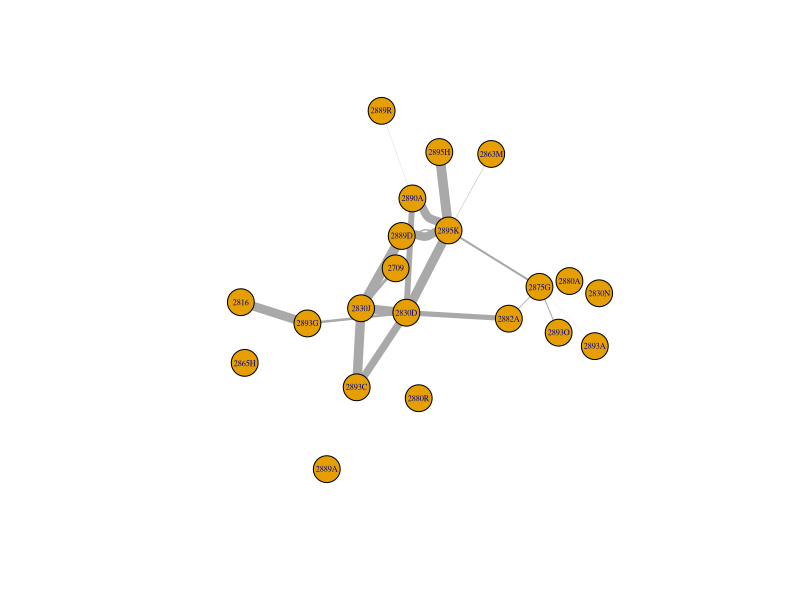
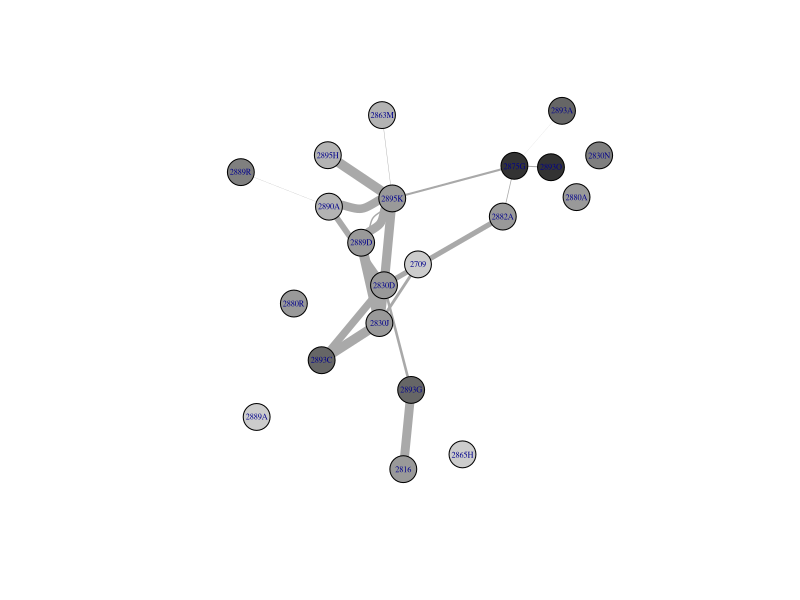
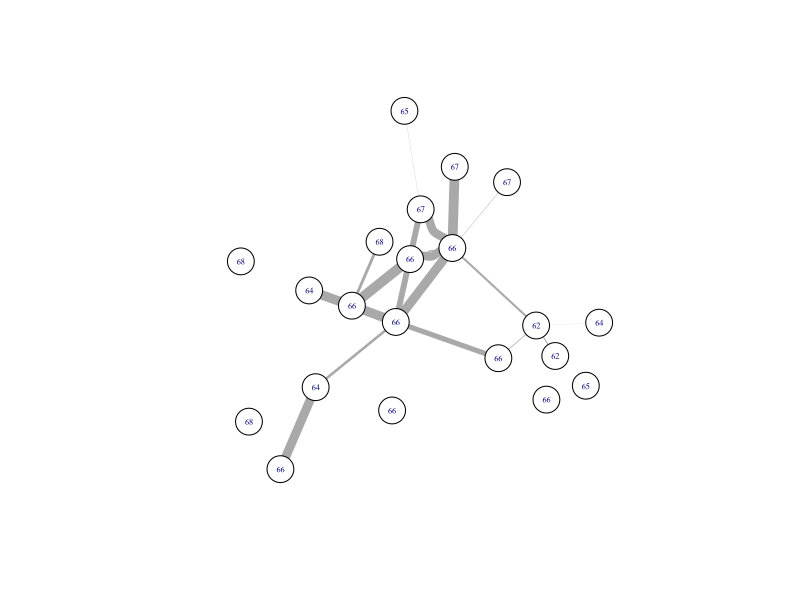

Recreate these plots in R, in order.
## ---- chunk 1
require(igraph)
## ---- chunk 2
mydata <- read.csv("Book1.csv")
mydata
## ---- chunk 3
g<-graph.data.frame(mydata, directed=F)
g
V(g)
E(g)
E(g)$GR
V(g)$label.cex = 0.5
plot(g, edge.width=(E(g)$GR)/10)

## ---- chunk 4
g2 <- g
V(g2)$X2n <- c(68, 66, 66, 66, 65, 68, 62, 66, 66, 66, 68, 66, 67, 64, 64, 62, 67, 66, 64, 65, 67)
V(g2)$color <- c("gray80", "gray60", "gray60","gray60","gray50","gray80","gray20","gray60","gray60","gray60", "gray80", "gray60", "gray70", "gray40","gray40","gray20", "gray70","gray60","gray40","gray50","gray70")   
V(g2)$label.cex = 0.5
plot(g2, edge.width=(E(g)$GR)/10)

## ---- chunk 5
g3 <- g
V(g3)$name <- as.character(V(g2)$X2n)
V(g3)$color <- rep("white", 21)
V(g3)$label.cex = 0.5
plot(g3, edge.width=(E(g)$GR)/10)

